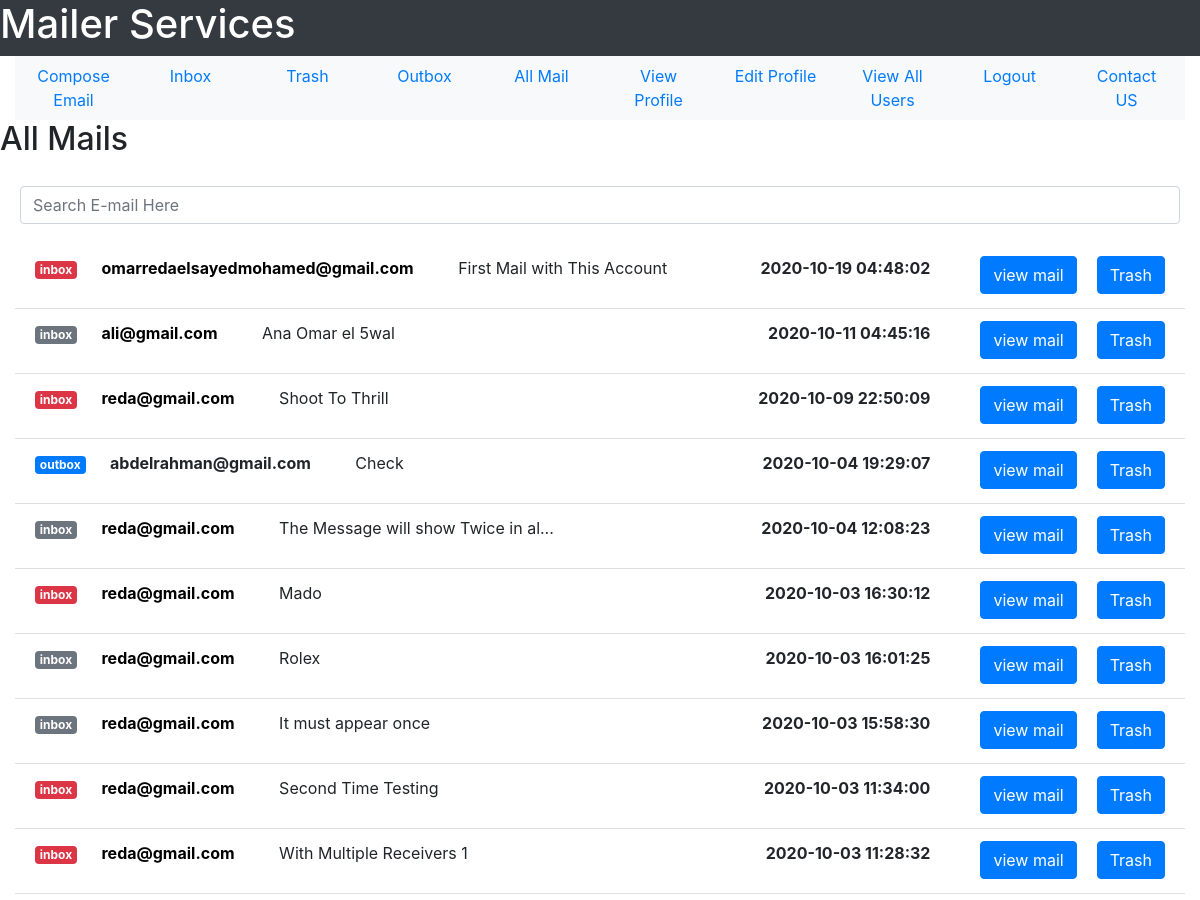
Page /all-mail (signed in, upper part) on the earlier database version.
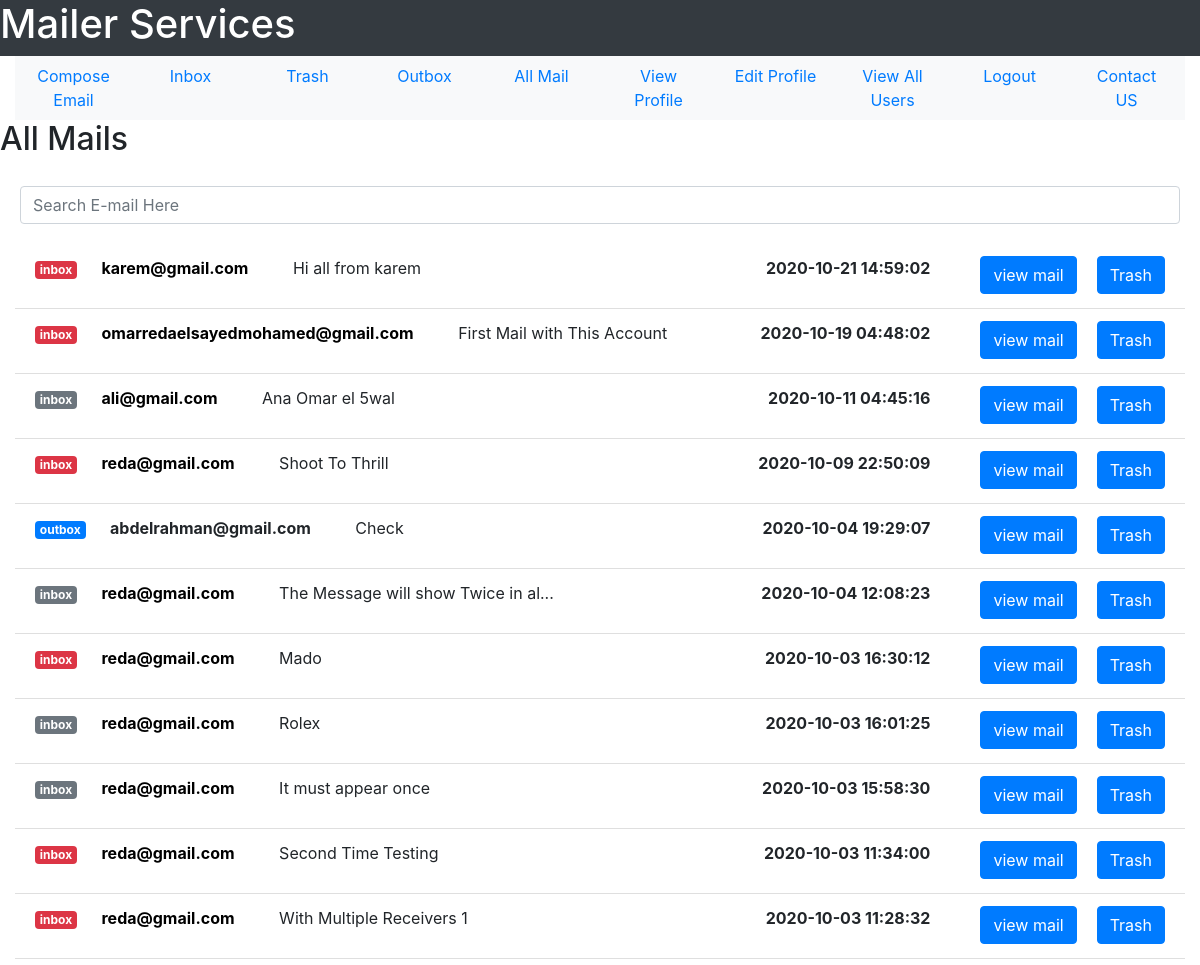
Same page on the later database version.
### tables this page shows
CREATE TABLE user(user_id INTEGER PRIMARY KEY, user_name TEXT NOT NULL, user_email TEXT NOT NULL, user_password TEXT  NOT NULL, user_gender TEXT NOT NULL, user_date_of_birth TEXT NOT NULL, user_city TEXT NOT NULL, user_country TEXT NOT NULL, user_contact INTEGER, user_account_creation_date TEXT NOT NULL, user_active INTEGER DEFAULT 0 CHECK(user_active == 1 OR user_active == 0), visits INTEGER DEFAULT 0, UNIQUE(user_email));

CREATE TABLE mail(mail_id INTEGER PRIMARY KEY, sender_id INTEGER NOT NULL, receiver_id INTEGER NOT NULL, mail_subject TEXT, mail_body TEXT,  mail_date TEXT NOT NULL,mail_seen INTEGER DEFAULT 0 CHECK(mail_seen == 0 OR mail_seen == 1), sender_trashed INTEGER DEFAULT 0 CHECK(sender_trashed == 0 OR sender_trashed == 1), receiver_trashed INTEGER DEFAULT 0 CHECK(receiver_trashed == 0 OR receiver_trashed == 1), multiple_receivers INTEGER DEFAULT 0 CHECK(multiple_receivers == 0 OR multiple_receivers == 1), FOREIGN KEY(sender_id, receiver_id) REFERENCES user(user_id, user_id));

### User/User_Mail/user_mail.py (the view)
@user_mail_bp.route("/all-mail")
def see_all_mail():
    inbox = return_inbox(get_user_id(session["email"]))
    outbox = return_outbox(get_user_id(session["email"]))
    all_mail = sort_mails(inbox + outbox)
    return render_template("User_Mail/view_all_mail.html", all_mail = all_mail, user_email = session["email"])

### User/User_Mail/user_mail.py (called while the page is built)
def get_user_id(user_email):
    sqlite_connection = sqlite3.connect('MAIL_DB.db')
    select_user_query = """SELECT user_id FROM user WHERE user_email = ?;"""
    select_user_query_data = (user_email,)
    user_record = sqlite_connection.execute(select_user_query, select_user_query_data)
    user_id = 0
    for data in user_record:
        user_id = data[0]
    sqlite_connection.close()
    return user_id

def get_user_email(user_id):
    sqlite_connection = sqlite3.connect('MAIL_DB.db')
    select_user_query = """SELECT user_email FROM user WHERE user_id = ?;"""
    select_user_query_data = (user_id,)
    user_record = sqlite_connection.execute(select_user_query, select_user_query_data)
    user_email = ""
    for data in user_record:
        user_email = data[0]
    sqlite_connection.close()
    return user_email

def remove_milli_seconds(full_date):
    date = datetime.strptime(full_date, '%Y-%m-%d %H:%M:%S.%f')
    return date.strftime('%Y-%m-%d %H:%M:%S')

### User/User_Mail/templates/User_Mail/view_all_mail.html (shortened to what the changed rows need)
<!DOCTYPE html>
<html lang = "en">
    <head>
        <link rel="stylesheet" href="https://maxcdn.bootstrapcdn.com/bootstrap/4.5.2/css/bootstrap.min.css">
    </head>
    <body>
        <div class = "container-fluid">
            <div class = "row bg-dark text-white">
                <h1>Mailer Services</h1>
            </div>
            <div class = "row">
                <h2>All Mails</h2>
            </div>
            <div>
                <ul class = "list-group list-group-flush">
                    {% for user_mail in all_mail %}
                        {% if user_mail["receiver_mail"] == user_email %}
                            <li class = "list-group-item">
                                <p>
                                    {% if user_mail["mail_seen"] %}
                                        <span class = "badge badge-secondary">inbox</span>
                                    {% else %}
                                        <span class = "badge badge-danger">inbox</span>
                                    {% endif %}
                                    <a href = "{{url_for('user_mail_bp.compose_to_email', user_mail = user_mail['sender_mail'])}}" style = "color: black;">
                                        <strong style = "margin: 20px;" id = "userMail">{{user_mail["sender_mail"]}}</strong>
                                    </a>
                                    <span style = "margin: 20px;" id = "mailSubject">{{user_mail["mail_subject"]}}</span>
                                    <a href = "{{url_for('user_mail_bp.all_mail_to_trash', mail_id = user_mail['mail_id'], trash_identity = 1)}}"
                                    class = "btn btn-primary float-right" style = "margin-left: 20px;">Trash</a>
                                    <a href = "{{url_for('user_mail_bp.view_mail', mail_id = user_mail['mail_id'])}}" class = "btn btn-primary float-right">view mail</a>
                                    <strong style = "margin-right: 50px;" class = "float-right">{{user_mail["mail_date"]}}</strong>
                                </p>
                            </li>
                        {% endif %}
                    {% endfor %}
                </ul>
                </div>
        </div>
    </body>
</html>

Differences in the rows shown:
added user: sender_mail "karem@gmail.com"
added mail: mail_subject "Hi all from karem"
Other differences:
new list line: "inbox Trash view mail 2020-10-21 14:59:02"
